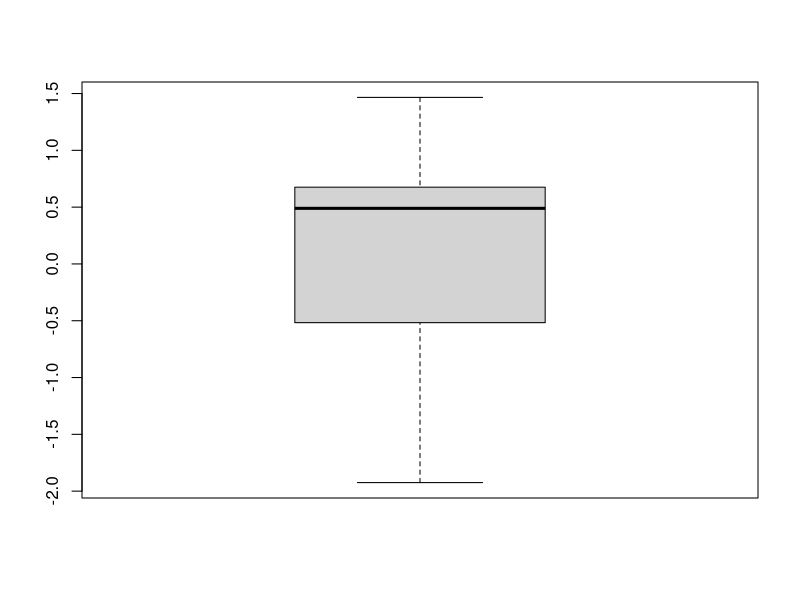

The R source for this figure:
# Writing different types of R data into standard output variables

# Standard data types
GIRI.output.1 <- TRUE
GIRI.output.2 <- as.integer(5)
GIRI.output.3 <- 4.5
GIRI.output.4 <- "testing string"
# Vectors
GIRI.output.5 <- c(TRUE, FALSE, TRUE)
GIRI.output.6 <- c(1:3)
GIRI.output.7 <- c(1.5:3.5)
GIRI.output.8 <- c("tick", "trick", "track")
# Arrays
GIRI.output.9 <- array(TRUE, dim=c(4,5))
GIRI.output.10 <- array(1:20, dim=c(4,5))
GIRI.output.11 <- array(1.5:20.5, dim=c(4,5))
GIRI.output.12 <- array("test", dim=c(4,5))
# A list
GIRI.output.13 <- list("John", "male", 25, 1.78, TRUE)
# A data frame
a <- c(10,20,15,43,76,41,25,46)
b <- factor(c("m", "f", "m", "f", "m", "f", "m", "f"))
c <- c(2.1,5.2,8.3,3.6,6.0,1.6,5.1,6.8)
GIRI.output.14 <- data.frame(a,b,teststring=c)

# Plot something
boxplot(rnorm(10))

# Write something to standard output stream (only displayed if <passROutput>true</passROutput> in config)
write("Hello there", stdout())

# Write something to standard error stream (only displayed if <passRErrors>true</passRErrors> in config)
write("I am an error!", stderr())
